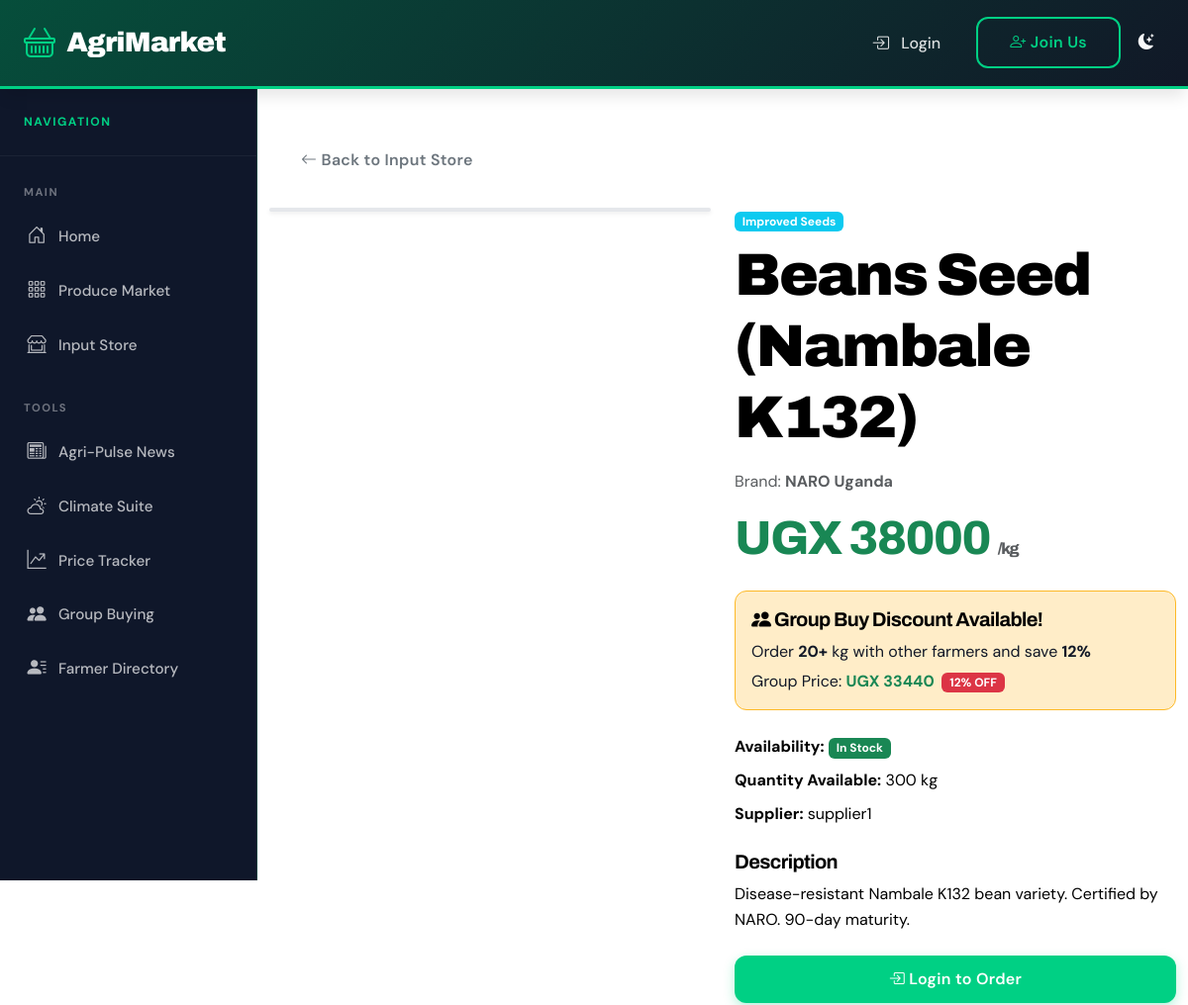
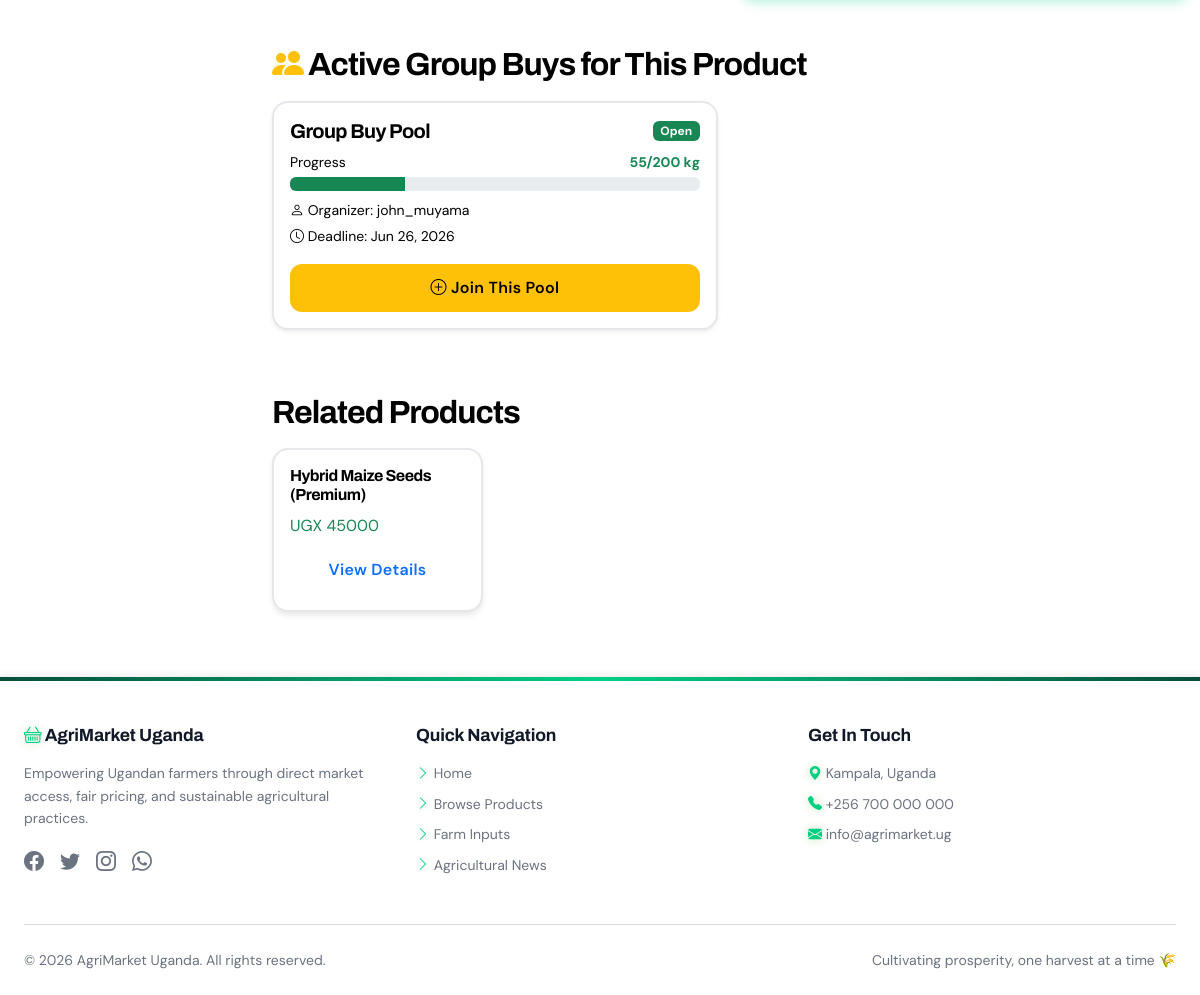
The page /inputs/detail/4/ on the database its author committed (2 pictures, top to bottom).
### inputs/models.py (models this page shows, shortened)
class AgriculturalInput(models.Model):
    supplier = models.ForeignKey(
        User,
        on_delete=models.CASCADE,
        limit_choices_to={'user_type': 'input_supplier'},
        related_name='inputs'
    )
    category = models.ForeignKey(InputCategory, on_delete=models.CASCADE)
    name = models.CharField(max_length=200)
    description = models.TextField()
    brand = models.CharField(max_length=100, blank=True)
    price = models.DecimalField(max_digits=10, decimal_places=2)
    quantity_available = models.IntegerField()
    unit = models.CharField(max_length=50, help_text="e.g., kg, liters, pieces")
    manufacturer = models.CharField(max_length=200, blank=True)
    usage_instructions = models.TextField(blank=True)
    safety_warnings = models.TextField(blank=True)
    image = models.ImageField(upload_to='inputs/')
    image2 = models.ImageField(upload_to='inputs/', blank=True, null=True)
    min_group_order = models.IntegerField(
        default=1,
        help_text="Minimum quantity for group purchase discount"
    )
    group_discount_percentage = models.IntegerField(
        default=0,
        help_text="Discount % for group orders"
    )
    status = models.CharField(
        max_length=20,
        choices=[('available', 'Available'), ('out_of_stock', 'Out of Stock')],
        default='available'
    )
    created_at = models.DateTimeField(auto_now_add=True)
    updated_at = models.DateTimeField(auto_now=True)
    @property
    def group_price(self):
        if self.group_discount_percentage and self.group_discount_percentage > 0:
            discount_factor = (Decimal('100') - Decimal(str(self.group_discount_percentage))) / Decimal('100')
            return (self.price * discount_factor).quantize(Decimal('0.01'))
        return self.price
    class Meta:
        verbose_name = "Agricultural Input"
        verbose_name_plural = "Agricultural Inputs"
        ordering = ['-created_at']

class InputCategory(models.Model):
    CATEGORY_TYPES = (
        ('seeds', 'Seeds'),
        ('fertilizers', 'Fertilizers'),
        ('pesticides', 'Pesticides'),
        ('herbicides', 'Herbicides'),
        ('tools', 'Tools & Equipment'),
        ('irrigation', 'Irrigation Equipment'),
    )
    name = models.CharField(max_length=100)
    category_type = models.CharField(max_length=20, choices=CATEGORY_TYPES)
    description = models.TextField(blank=True)
    image = models.ImageField(upload_to='input_categories/', blank=True, null=True)
    class Meta:
        verbose_name = "Input Category"
        verbose_name_plural = "Input Categories"

class GroupBuyPool(models.Model):
    input_item = models.ForeignKey(AgriculturalInput, on_delete=models.CASCADE)
    organizer = models.ForeignKey(User, on_delete=models.CASCADE, related_name='organized_pools')
    target_quantity = models.IntegerField(help_text="Target quantity to unlock discount")
    current_quantity = models.IntegerField(default=0)
    status = models.CharField(
        max_length=20,
        choices=[
            ('open', 'Open for Joining'),
            ('closed', 'Target Reached'),
            ('completed', 'Order Placed'),
            ('cancelled', 'Cancelled')
        ],
        default='open'
    )
    deadline = models.DateTimeField(help_text="Deadline to reach target")
    created_at = models.DateTimeField(auto_now_add=True)
    class Meta:
        verbose_name = "Group Buy Pool"
        verbose_name_plural = "Group Buy Pools"

### accounts/models.py (models this page shows, shortened)
class User(AbstractUser):
    USER_TYPES = (
        ('farmer', 'Farmer'),
        ('consumer', 'Consumer'),
        ('business', 'Business'),
        ('input_supplier', 'Input Supplier'),
        ('transporter', 'Transporter'),
    )
    user_type = models.CharField(max_length=20, choices=USER_TYPES)
    phone = models.CharField(max_length=15, blank=True)
    whatsapp_number = models.CharField(max_length=15, blank=True)
    location = models.CharField(max_length=100)
    address = models.TextField(blank=True)
    profile_picture = models.ImageField(upload_to='profiles/', blank=True, null=True)
    is_verified = models.BooleanField(default=False)
    created_at = models.DateTimeField(auto_now_add=True)
    district = models.CharField(
        max_length=100,
        choices=UGANDA_DISTRICT_CHOICES,
        blank=True
    )
    specialization = models.CharField(
        max_length=100,
        choices=SPECIALIZATION_CHOICES,
        blank=True
    )
    first_login = models.BooleanField(default=True)

### inputs/views.py (the view)
# urls.py: path('detail/<int:pk>/', views.input_detail, name='input_detail'),
def input_detail(request, pk):
    input_item = get_object_or_404(AgriculturalInput, pk=pk)
    related_inputs = AgriculturalInput.objects.filter(
        category=input_item.category,
        status='available'
    ).exclude(pk=pk)[:4]
    active_pools = GroupBuyPool.objects.filter(
        input_item=input_item,
        status='open',
        deadline__gte=timezone.now()
    )
    context = {
        'input_item': input_item,
        'related_inputs': related_inputs,
        'active_pools': active_pools,
    }
    return render(request, 'inputs/input_detail.html', context)

### templates/inputs/input_detail.html (shortened to what this page needs)
{% extends 'base.html' %}
{% block content %}
<section class="py-5">
    <div class="container">
        <a href="{% url 'inputs:input_store' %}" class="btn btn-sm btn-outline-secondary mb-4">
            <i class="bi bi-arrow-left"></i> Back to Input Store
        </a>
        <div class="row">
            <div class="col-md-6 mb-4">
                <div class="card shadow-sm">
                </div>
            </div>
            <div class="col-md-6">
                <span class="badge bg-info mb-2">{{ input_item.category.name }}</span>
                <h1 class="mb-3">{{ input_item.name }}</h1>
                {% if input_item.brand %}
                    <p class="text-muted mb-3">Brand: <strong>{{ input_item.brand }}</strong></p>
                {% endif %}
                <h2 class="text-success mb-4">
                    UGX {{ input_item.price|floatformat:0 }}
                    <small class="text-muted fs-6">/{{ input_item.unit }}</small>
                </h2>
                {% if input_item.group_discount_percentage > 0 %}
                <div class="alert alert-warning mb-4">
                    <h5><i class="bi bi-people-fill"></i> Group Buy Discount Available!</h5>
                    <p class="mb-1">
                        Order <strong>{{ input_item.min_group_order }}+</strong> {{ input_item.unit }} with other farmers and save
                        <strong>{{ input_item.group_discount_percentage }}%</strong>
                    </p>
                    <p class="mb-0">
                        Group Price: <strong class="text-success">
                            UGX {{ input_item.group_price|floatformat:0 }}
                        </strong>
                        <span class="badge bg-danger ms-1">{{ input_item.group_discount_percentage }}% OFF</span>
                    </p>
                </div>
                {% endif %}
                <div class="mb-4">
                    <p class="mb-2">
                        <strong>Availability:</strong>
                        {% if input_item.status == 'available' %}
                            <span class="badge bg-success">In Stock</span>
                        {% else %}
                            <span class="badge bg-danger">Out of Stock</span>
                        {% endif %}
                    </p>
                    <p class="mb-2">
                        <strong>Quantity Available:</strong> {{ input_item.quantity_available }} {{ input_item.unit }}
                    </p>
                    <p class="mb-0">
                        <strong>Supplier:</strong> {{ input_item.supplier.username }}
                    </p>
                </div>
                <div class="mb-4">
                    <h5>Description</h5>
                    <p>{{ input_item.description }}</p>
                </div>
                <div class="d-grid gap-2">
                    {% if user.is_authenticated %}
                        <a href="{% url 'inputs:create_group_buy' input_item.pk %}" class="btn btn-warning btn-lg">
                            <i class="bi bi-people-fill"></i> Start a Group Buy
                        </a>
                        <a href="{% url 'inputs:group_buy_list' %}" class="btn btn-outline-warning">
                            <i class="bi bi-search"></i> Browse Existing Group Buys
                        </a>
                        <button class="btn btn-success btn-lg">
                            <i class="bi bi-cart-plus"></i> Order Now (Contact Supplier)
                        </button>
                    {% else %}
                        <a href="{% url 'accounts:login' %}" class="btn btn-success btn-lg">
                            <i class="bi bi-box-arrow-in-right"></i> Login to Order
                        </a>
                    {% endif %}
                </div>
            </div>
        </div>
        {% if active_pools %}
        <div class="mt-5">
            <h3 class="mb-3"><i class="bi bi-people-fill text-warning"></i> Active Group Buys for This Product</h3>
            <div class="row">
                {% for pool in active_pools %}
                <div class="col-md-6 mb-3">
                    <div class="card border-warning shadow-sm">
                        <div class="card-body">
                            <div class="d-flex justify-content-between align-items-center mb-2">
                                <h5 class="mb-0">Group Buy Pool</h5>
                                <span class="badge bg-success">Open</span>
                            </div>
                            <div class="mb-2">
                                <div class="d-flex justify-content-between mb-1">
                                    <small>Progress</small>
                                    <small class="fw-bold text-success">{{ pool.current_quantity }}/{{ pool.target_quantity }} {{ input_item.unit }}</small>
                                </div>
                                <div class="progress" style="height:14px;">
                                    {% widthratio pool.current_quantity pool.target_quantity 100 as pct %}
                                    <div class="progress-bar bg-success" style="width:{{ pct }}%"></div>
                                </div>
                            </div>
                            <p class="mb-1 small"><i class="bi bi-person"></i> Organizer: {{ pool.organizer.username }}</p>
                            <p class="mb-3 small"><i class="bi bi-clock"></i> Deadline: {{ pool.deadline|date:"M d, Y" }}</p>
                            <a href="{% url 'inputs:group_buy_detail' pool.id %}" class="btn btn-warning w-100">
                                <i class="bi bi-plus-circle"></i> Join This Pool
                            </a>
                        </div>
                    </div>
                </div>
                {% endfor %}
            </div>
        </div>
        {% endif %}
        {% if related_inputs %}
        <div class="mt-5">
            <h3 class="mb-3">Related Products</h3>
            <div class="row">
                {% for related in related_inputs %}
                <div class="col-md-3 mb-3">
                    <div class="card h-100">
                        <div class="card-body">
                            <h6>{{ related.name }}</h6>
                            <p class="text-success mb-2">UGX {{ related.price|floatformat:0 }}</p>
                            <a href="{% url 'inputs:input_detail' related.pk %}" class="btn btn-sm btn-outline-primary w-100">
                                View Details
                            </a>
                        </div>
                    </div>
                </div>
                {% endfor %}
            </div>
        </div>
        {% endif %}
    </div>
</section>
{% endblock %}

### templates/base.html (style rules this page uses)
:root { --primary-black: #000000; --primary-white: #FFFFFF; --bright-green: #00D084; --bright-blue: #0EA5E9; --bright-orange: #FF6B35; --bright-purple: #A855F7; --bright-yellow: #FCD34D; --gray-50: #F9FAFB; --gray-100: #F3F4F6; --gray-200: #E5E7EB; --gray-300: #D1D5DB; --gray-600: #4B5563; --gray-900: #111827; --bg-primary: #FFFFFF; --bg-secondary: #F9FAFB; --text-primary: #000000; --text-secondary: #4B5563; --accent-primary: #00D084; --accent-secondary: #0EA5E9; --shadow-sm: 0 1px 2px 0 rgba(0, 0, 0, 0.05); --shadow-md: 0 4px 6px -1px rgba(0, 0, 0, 0.1); --shadow-lg: 0 10px 15px -3px rgba(0, 0, 0, 0.1); --shadow-xl: 0 20px 25px -5px rgba(0, 0, 0, 0.1); --glass-heavy: #ffffff; --glass-medium: #f9fafb; --glass-light: #ffffff; --glass-border: #e5e7eb; --dust-light: #6b7280; --cream-soft: #111827; --leaf-vibrant: #16a34a; --crop-fresh: #00D084; --fertile-green: #064e3b; --soil-medium: #f3f4f6; --clay-dark: #0f172a; --sky-bright: #38bdf8; --sun-glow: #FDB927; --harvest-gold: #FDB927; --shadow-glow: 0 0 20px rgba(0, 208, 132, 0.4); }
* { margin: 0; padding: 0; box-sizing: border-box; }
body { min-height: 100vh; display: flex; flex-direction: column; font-family: 'DM Sans', sans-serif; font-size: 1rem; line-height: 1.6; position: relative; overflow-x: hidden; background: var(--bg-primary); color: var(--text-primary); }
h1, h2, h3, h4, h5, h6 { font-family: 'Archivo', sans-serif; font-weight: 700; letter-spacing: -0.03em; line-height: 1.2; color: var(--text-primary); }
h1 { font-size: clamp(2.5rem, 5vw, 4rem); font-weight: 900; }
h2 { font-size: clamp(2rem, 4vw, 3rem); font-weight: 800; }
h3 { font-size: clamp(1.5rem, 3vw, 2rem); font-weight: 700; }
* { -webkit-font-smoothing: antialiased; -moz-osx-font-smoothing: grayscale; text-shadow: none !important; }
.card { background: var(--primary-white) !important; border: 2px solid var(--gray-200) !important; color: var(--text-primary) !important; transition: all 0.3s ease; border-radius: 16px; overflow: hidden; box-shadow: var(--shadow-md); }
.btn { border-radius: 12px; padding: 0.75rem 2rem; font-weight: 600; transition: all 0.3s ease; border: none; font-size: 1rem; letter-spacing: 0.3px; }
.btn-primary, .btn-success { background: var(--bright-green); color: var(--primary-white); box-shadow: 0 4px 12px rgba(0, 208, 132, 0.3); }
.alert { border-radius: 12px; border: 1px solid var(--glass-border); backdrop-filter: blur(10px); animation: slideInDown 0.4s ease; }
.alert-warning { background: rgba(253, 185, 39, 0.25) !important; border-color: var(--sun-glow) !important; color: var(--cream-soft) !important; }
main, section, .bg-light, .bg-white, .container-fluid { background: transparent !important; }
html { scroll-behavior: smooth; }

### rows shown on the page
AgriculturalInput: category.name "Improved Seeds", name "Beans Seed (Nambale K132)", brand "NARO Uganda", price "38000", unit "kg", min_group_order "20", group_discount_percentage "12", group_price "33440", quantity_available "300", supplier.username "supplier1", description "Disease-resistant Nambale K132 bean variety. Certified by NARO. 90-day maturity."
GroupBuyPool: current_quantity "55", target_quantity "200", {{ pct }} 28 (drawn), organizer.username "john_muyama", deadline "Jun 26, 2026"
AgriculturalInput: name "Hybrid Maize Seeds (Premium)", price "45000"
